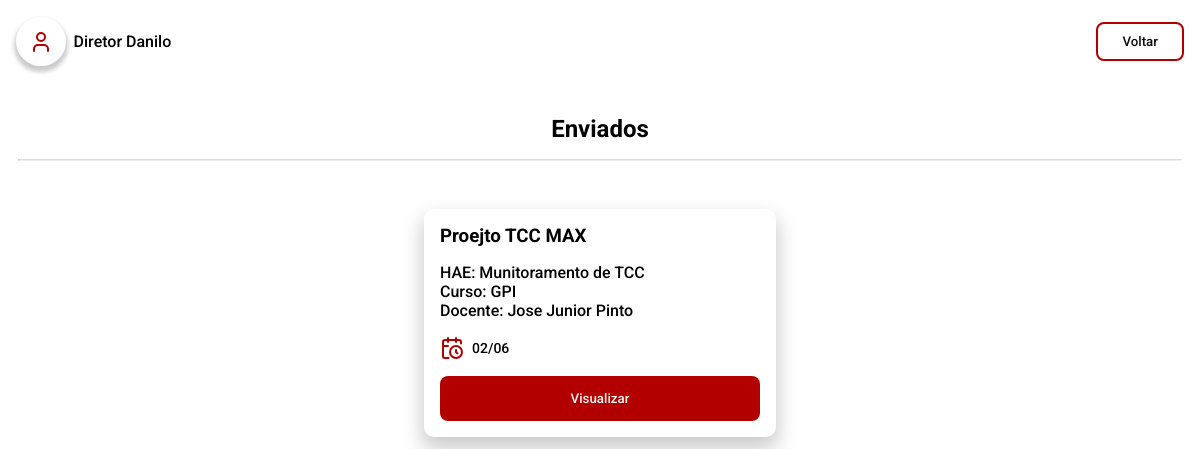
Screenshot of /pages/admin/relatorios.admin.php (signed in) with the database file from the repository.
### tables this page shows
CREATE TABLE `tb_relatorio` (
  `id_relatorio` int NOT NULL,
  `id_projeto` int DEFAULT NULL,
  `data_entrega` datetime DEFAULT NULL,
  `pdf_url` text,
  `id_feedback` int DEFAULT NULL,
  `descricoes` json DEFAULT NULL,
  `pdf_nome` varchar(100) DEFAULT NULL,
  `pdf_original_nome` varchar(100) DEFAULT NULL
);

CREATE TABLE `tb_projeto` (
  `id_projeto` int NOT NULL,
  `data_inicio` date NOT NULL,
  `data_final` date NOT NULL,
  `titulo` varchar(40) NOT NULL,
  `id_hae` int DEFAULT NULL,
  `descricoes` json DEFAULT NULL,
  `dias_exec` json DEFAULT NULL
);

CREATE TABLE `tb_hae` (
  `id_hae` int NOT NULL,
  `titulo` varchar(60) NOT NULL,
  `tip_hae` varchar(30) NOT NULL,
  `quant_hae` int NOT NULL,
  `descricao` varchar(500) NOT NULL,
  `data_inicio` date NOT NULL,
  `data_final` date NOT NULL
);

CREATE TABLE `tb_docente` (
  `id_docente` int NOT NULL,
  `nome` varchar(60) NOT NULL,
  `RG` varchar(12) NOT NULL,
  `email` varchar(100) NOT NULL,
  `matricula` int NOT NULL,
  `turno` varchar(8) NOT NULL,
  `senha` varchar(25) NOT NULL,
  `cargo` enum('Professor','Coordenador','Secretaria','Diretor') NOT NULL,
  `outras_fatecs` int DEFAULT NULL,
  `curso` varchar(4) DEFAULT NULL
);

### server/model/Relatorio.php (called while the page is built, shortened)
<?php
include_once __DIR__ . "/Database.php";
class Relatorio
{
    public Database $db;
    public function __construct($id_relatorio = null, $id_projeto = null, $data_entrega = '', $pdf_url = '', $pdf_nome = '')
    {
        $this->db = new Database();
        $this->db->connect_to();
    }
    public function adminGetAllRelatorios($cargo, $curso)
    {
        if ($cargo === "Coordenador") {
            $query = "SELECT r.*, p.titulo as projetoTitulo, h.titulo as haeTitulo, h.tip_hae,
                             i.id_inscricao, d.nome as docenteNome, d.email as docenteEmail
                      FROM tb_relatorio r
                      JOIN tb_projeto p ON r.id_projeto = p.id_projeto
                      JOIN tb_inscricao i ON i.id_projeto = p.id_projeto
                      JOIN tb_hae h ON i.id_hae = h.id_hae
                      JOIN tb_docente d ON i.id_docente = d.id_docente
                      WHERE h.tip_hae = :curso
                      ORDER BY r.data_entrega DESC";
            $stmt = $this->db->get_PDO()->prepare($query);
            $stmt->bindParam(':curso', $curso);
            $stmt->execute();
        } else {
            $query = "SELECT r.*, p.titulo as projetoTitulo, h.titulo as haeTitulo, h.tip_hae,
                             i.id_inscricao, d.nome as docenteNome, d.email as docenteEmail, r.data_entrega
                      FROM tb_relatorio r
                      JOIN tb_projeto p ON r.id_projeto = p.id_projeto
                      JOIN tb_inscricao i ON i.id_projeto = p.id_projeto
                      JOIN tb_hae h ON i.id_hae = h.id_hae
                      JOIN tb_docente d ON i.id_docente = d.id_docente
                      ORDER BY r.data_entrega DESC";
            $stmt = $this->db->get_PDO()->prepare($query);
            $stmt->execute();
        }
        $result = $stmt->fetchAll(PDO::FETCH_ASSOC);
        return $result ?: [];
    }
}

### server/model/Database.php (called while the page is built, shortened)
<?php
class Database
{
    private string $host = 'localhost';
    private string $db   = 'pi_fatec';
    private string $user = 'root';
    private string $pass = 'root';
    private string $charset = 'utf8mb4';
    private PDO | null $pdo = null;
    public function connect_to()
    {
        $dsn = "mysql:host={$this->host};dbname={$this->db};charset={$this->charset}";
        try {
            $this->pdo = new PDO($dsn, $this->user, $this->pass);
            $this->pdo->setAttribute(PDO::ATTR_ERRMODE, PDO::ERRMODE_EXCEPTION);
        } catch (PDOException $e) {
            echo "❌ Connection failed: " . $e->getMessage();
        }
    }
    public function is_connected()
    {
        return isset($this->pdo);
    }
    public function get_PDO(): PDO | null
    {
        return $this->is_connected() ? $this->pdo : null;
    }
}

### pages/admin/relatorios.admin.php (the view, shortened to what this page needs)
<?php
require_once __DIR__ . "/../../server/model/Relatorio.php";
$relatorio = new Relatorio();
?>
<!DOCTYPE html>
<html lang="pt-br">
<head>
  <link rel="stylesheet" href="../../styles/global.css" />
  <link rel="stylesheet" href="../../styles/components.css" />
  <link rel="stylesheet" href="../../styles/relatorios.css" />
</head>
<body>
  <header-fatec
    data-button-title="Voltar"
    data-button-href="./painel.admin.php"></header-fatec>
  <section>
    <h2>Enviados</h2>
    <hr />
    <?php
    $relatorios = $relatorio->adminGetAllRelatorios($_SESSION["user"]["cargo"], $_SESSION["user"]["curso"]);
    if (empty($relatorios)) {
      echo '<p class="no-relatorio">Nenhum relatório enviado.</p>';
    } else {
      foreach ($relatorios as $rel) {
        echo '
              <div class="card-container">
                <div class="card-primary card-rel">
                  <span class="card-rel-title">
                    <h3 class="">' . htmlspecialchars($rel['projetoTitulo']) . '</h3>
                  </span>
                  <span class="card-rel-info">
                    <p>HAE: ' . htmlspecialchars($rel['haeTitulo']) . '</p>
                    <p>Curso: ' . htmlspecialchars($rel['tip_hae']) . '</p>
                    <p>Docente: ' . htmlspecialchars($rel['docenteNome']) . '</p>
                  </span>
                  <span class="card-rel-date">
                    <img src="../../public/icons/calendar-clock.svg" alt="calendario" />
                    <p>' . date("d/m", strtotime($rel['data_entrega'])) . '</p>
                  </span>
                  <a href="./preview/relatorio.admin.php?id=' . $rel['id_inscricao'] . '">
                    <button
                      class="button-primary"
                      style="
                        --button-color: var(--fatec-red-500);
                        --button-color-hover: var(--fatec-red-400);
                      "
                    >
                      Visualizar
                    </button>
                  </a>
                </div>
              </div>';
      }
    }
    ?>
  </section>
</body>
</html>

### styles/global.css (style rules this page uses)
:root { --fatec-red-400: #d32719; --fatec-red-500: #b20000; --fatec-red-700: #7e0000; --fatec-white-500: #f7f7f2; --fatec-dark-500: #0d0d0d; --fatec-gray-500: #666666; --fatec-gray-300: #dadada; --fatec-blue-500: #005c6d; --fatec-blue-700: #004854; --fatec-lightblue-500: #00c1cf; --fatec-lightblue-600: #00d8e8; --sm: 640px; --md: 768px; --lg: 1024px; --xl: 1280px; --2xl: 1536px; --text-xs-font-size: 0.75rem; --text-sm-font-size: 0.875rem; --text-base-font-size: 1rem; --text-lg-font-size: 1.125rem; --text-xl-font-size: 1.25rem; --text-2xl-font-size: 1.5rem; --text-xs-line-height: 1rem; --text-sm-line-height: 1.25rem; --text-base-line-height: 1.5rem; --text-lg-line-height: 1.75rem; --text-xl-line-height: 1.75rem; }
*::before, *::after { box-sizing: border-box; }
* { padding: 0; margin: 0; box-sizing: border-box; }
body { -webkit-font-smoothing: antialiased; -moz-osx-font-smoothing: grayscale; text-rendering: optimizeLegibility !important; }
a { text-decoration: none; }

### styles/components.css (style rules this page uses)
.button-primary { background: var(--button-color); color: var(--fatec-white-500); padding: 0.95rem 1.5rem; border: 0; border-radius: 8px; font-family: "Roboto", sans-serif; font-weight: 500; cursor: pointer; transition: background ease 400ms; }
.card-primary { display: flex; flex-direction: column; box-shadow: 0 10px 20px 2px #00000035; border-radius: 10px; padding: 1rem; font-family: "Roboto", sans-serif; }

### styles/relatorios.css (style rules this page uses)
section { padding: 1rem 0; }
section .card-container { display: flex; flex-direction: column; align-items: center; gap: 1rem; padding: 2rem; }
hr { width: 97%; border-top: 1px solid #dadada; border-radius: 5px; margin: 0 auto; }
section h2 { font-family: "Roboto", sans-serif; text-align: center; margin: 1rem; }
.card-rel { width: 22rem; gap: 1rem; margin: 1rem 0; }
.card-rel-title { display: inherit; flex-direction: column; gap: 0.2rem; }
.card-rel-info { font-weight: 500; }
.card-rel-date { display: flex; align-items: center; gap: 0.5rem; font-size: var(--text-sm-font-size); font-weight: 500; }
.card-rel button { width: 100%; }

### rows the page displays
tb_relatorio: id_projeto.titulo "Proejto TCC MAX", tb_hae.titulo "Munitoramento de TCC", tb_hae.tip_hae "GPI", tb_docente.nome "Jose Junior Pinto", data_entrega "02/06"
